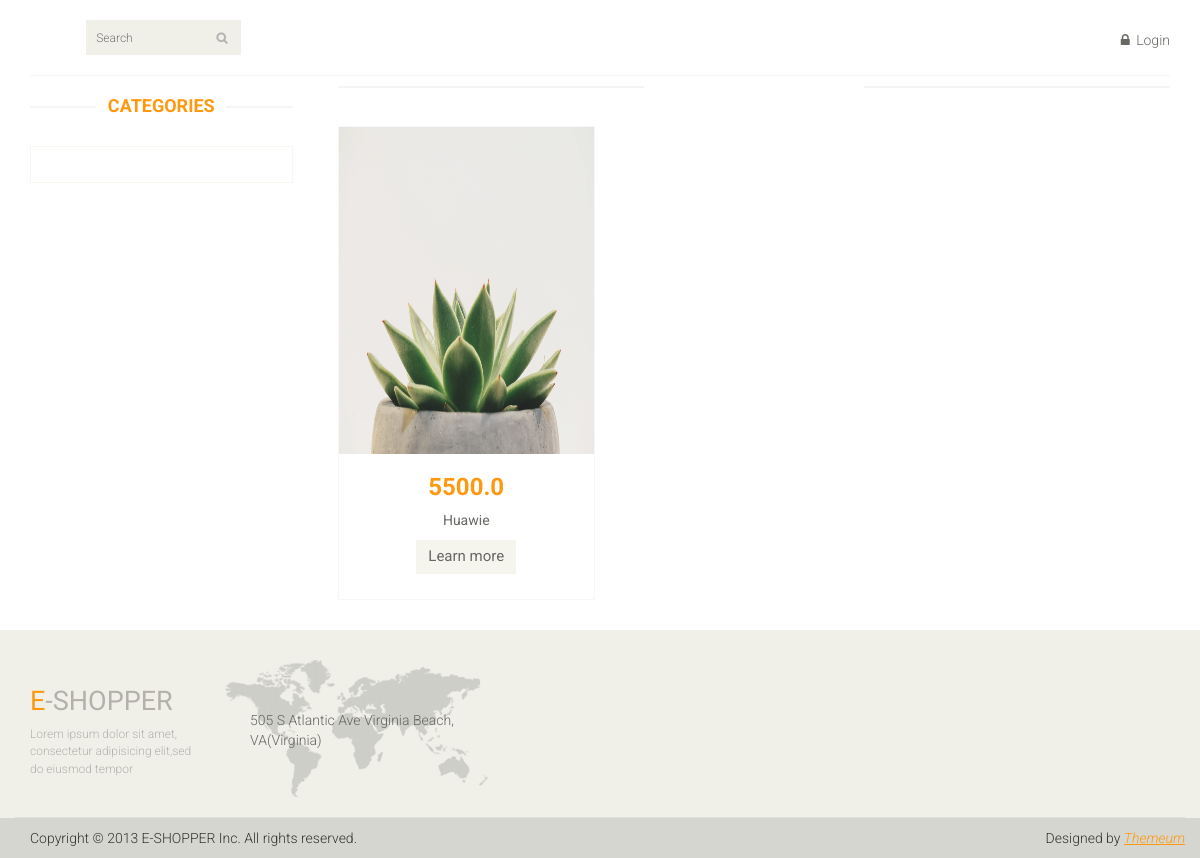
Page /category/2 on the committed database.
### catalog/models.py (models this page shows, shortened)
class Product(models.Model):
    name = models.CharField(max_length=60)
    descr = models.CharField(max_length=150)
    quantity = models.IntegerField()
    price = models.FloatField()
    image=models.ImageField(null=True, blank=True, upload_to='media')
    reviews = models.FloatField()
    category = models.ForeignKey(Category, on_delete=models.CASCADE)
    added_date = models.DateTimeField(auto_now_add=True)

### catalog/views.py (the view)
# urls.py: path('category/<int:pk>', views.get_category_product),
def get_category_product(request, pk):
    exact_product=models.Product.objects.filter(id=pk)
    context={'category_products':exact_product}
    return render(request, 'category.html', context)

### catalog/templates/Category.html (shortened to what this page needs)
{% extends 'index.html' %}
{% block content %}
<section>
		<div class="container">
			<div class="row">
                <div class="col-sm-3">
					<div class="left-sidebar"><br>
						<h2>Categories</h2>
						<div class="panel-group category-products" id="accordian">
						</div>
					</div>
				</div>
				<div class="col-sm-9 padding-right">
					<div class="features_items"><br>
                        {% for product in category_products %}
						<div class="col-sm-4">
							<div class="product-image-wrapper">
								<div class="single-products">
									<div class="productinfo text-center">
										<img src="/{{ product.image }}" alt="" />
										<h2>{{ product.price }}</h2>
										<p>{{ product.name }}</p>
										<a href="/product/{{ product.name }}/{{ product.id }}" class="btn btn-default add-to-cart">Learn more</a>
									</div>
								</div>
							</div>
						</div>
                    {% endfor %}
                    </div>
				</div>
			</div>
		</div>
	</section>
{% endblock content %}

### catalog/static/css/main.css (style rules this page uses)
body { font-family: 'Roboto', sans-serif; background:; position: relative; font-weight:400px; }
a { -webkit-transition: 300ms; -moz-transition: 300ms; -o-transition: 300ms; transition: 300ms; }
h1, h2, h3, h4, h5, h6 { font-family: 'Roboto', sans-serif; }
.category-products { border: 1px solid #F7F7F0; margin-bottom: 35px; padding-bottom: 20px; padding-top: 15px; }
.left-sidebar h2, .brands_products h2 { color: #FE980F; font-family: 'Roboto', sans-serif; font-size: 18px; font-weight: 700; margin: 0 auto 30px; text-align: center; text-transform: uppercase; position: relative; z-index:3; }
.left-sidebar h2:after, h2.title:after { content: " "; position: absolute; border: 1px solid #f5f5f5; bottom:8px; left: 0; width: 100%; height: 0; z-index: -2; }
.left-sidebar h2:before { content: " "; position: absolute; background: #fff; bottom: -6px; width: 130px; height: 30px; z-index: -1; left: 50%; margin-left: -65px; }
.padding-right { padding-right: 0; }
.features_items { overflow:hidden; }
.product-image-wrapper { border:1px solid #F7F7F5; overflow: hidden; margin-bottom:30px; }
.single-products { position: relative; }
.productinfo h2 { color: #FE980F; font-family: 'Roboto', sans-serif; font-size: 24px; font-weight: 700; }
.productinfo p { font-family: 'Roboto', sans-serif; font-size: 14px; font-weight: 400; color: #696763; }
.productinfo img { width: 255.48px; height: 326.81px; }
.productinfo { position:relative; }
.add-to-cart { background:#F5F5ED; border: 0 none; border-radius: 0; color: #696763; font-family: 'Roboto', sans-serif; font-size: 15px; margin-bottom: 25px; }

### rows in the picture
Product: image (picture), price "5500.0", name "Huawie"
